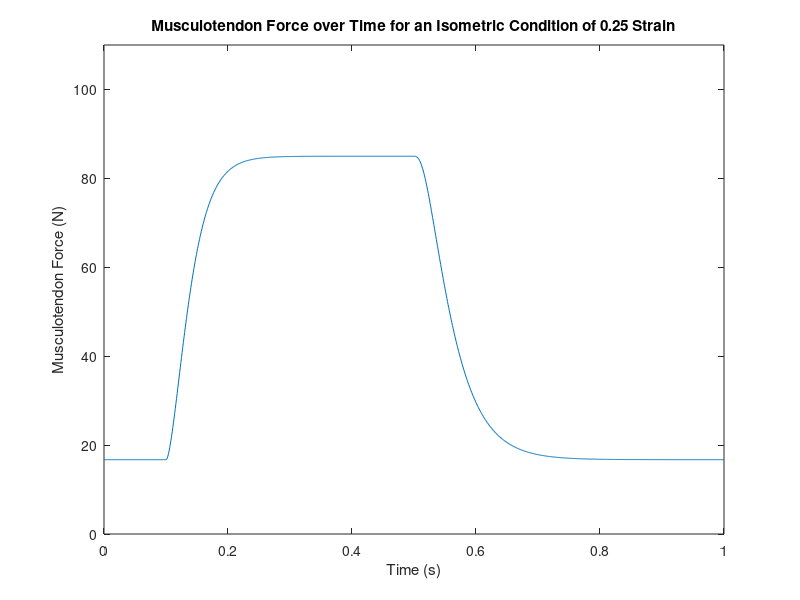

MATLAB code to generate this figure:
close all;
clear;

load('hw3_prb4a.mat');

figure(1);
plot(HillMuscle4a(:, 1), HillMuscle4a(:, 4));
title('Musculotendon Force over Time for an Isometric Condition of 0.25 Strain');
xlabel('Time (s)');
ylabel('Musculotendon Force (N)')
ylim([0 110]);
hold off;
